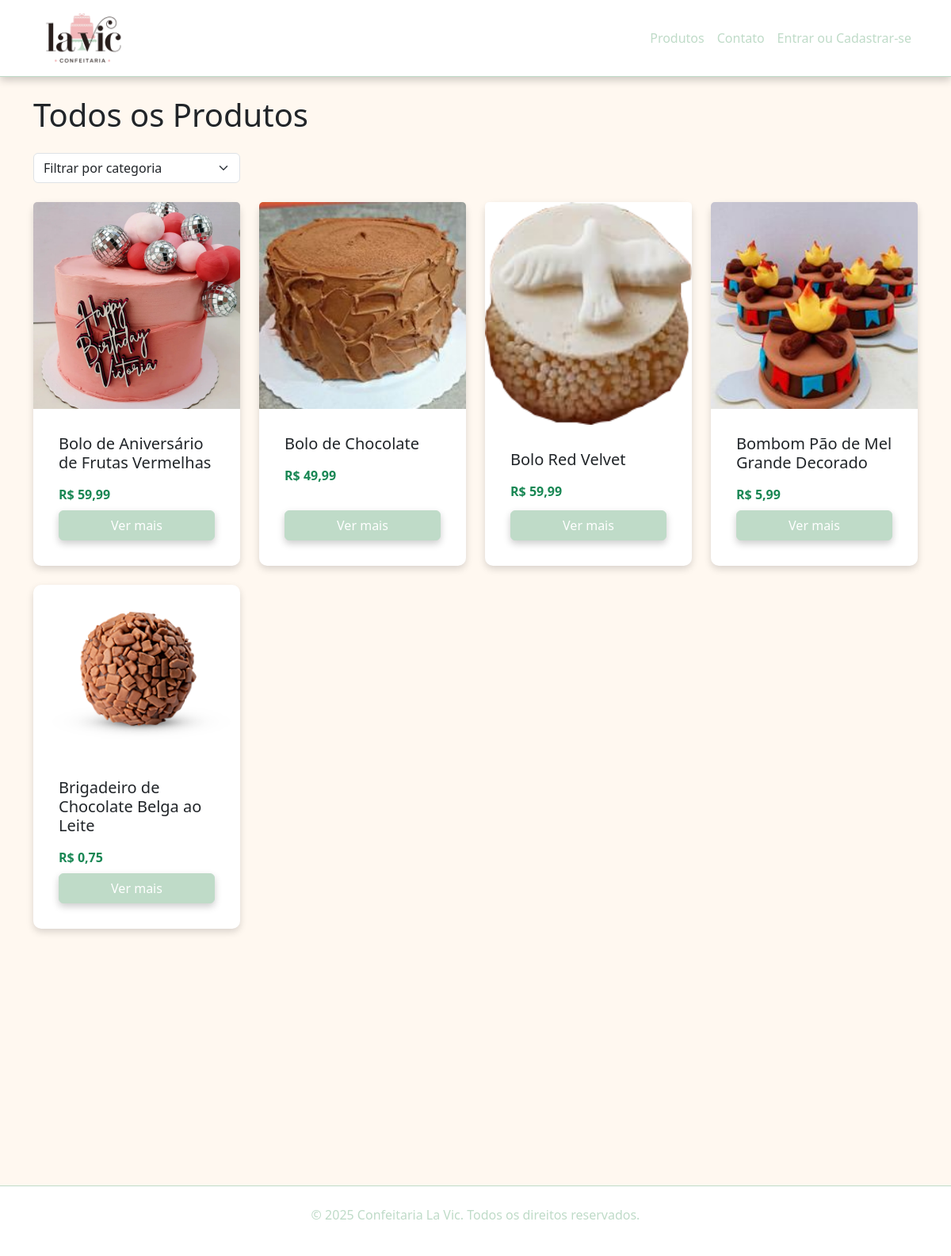
The page /listaprodutos.php on the database its author committed.
### tables this page shows
CREATE TABLE `produtos` (
  `id` int(11) NOT NULL,
  `nome` varchar(100) NOT NULL,
  `categoria` varchar(255) DEFAULT NULL,
  `descricao` text DEFAULT NULL,
  `preco` decimal(10,2) NOT NULL,
  `imagem` varchar(255) DEFAULT NULL
);

### listaprodutos.php (the view, shortened to what this page needs)
<?php
include('conexao.php');
$sql = "SELECT * FROM produtos ORDER BY categoria, nome";
$result = mysqli_query($conexao, $sql);
?>
<!DOCTYPE html>
<html lang="pt-br">
<head>
  <link href="https://cdn.jsdelivr.net/npm/bootstrap@5.3.3/dist/css/bootstrap.min.css" rel="stylesheet">
  <link rel="stylesheet" href="assets/css/style.css">
</head>
<body>
<nav class="navbar navbar-expand-lg custom-navbar">
  <div class="container">
    <a class="navbar-brand" href="index.html">
      <img src="assets/img/logo.png" alt="Confeitaria La Vic" height="70">
    </a>
    <div class="collapse navbar-collapse" id="navbarNav">
      <ul class="navbar-nav ms-auto">
        <li class="nav-item"><a class="nav-link" href="listaprodutos.php">Produtos</a></li>
        <li class="nav-item"><a class="nav-link" href="contato.html">Contato</a></li>
        <li class="nav-item"><a class="nav-link" href="entrar.php">Entrar ou Cadastrar-se</a></li>
      </ul>
    </div>
  </div>
</nav>
<div class="container my-4">
  <h1 class="mb-4">Todos os Produtos</h1>
  <div class="row mb-4">
    <div class="col-md-3">
      <select id="categoryFilter" class="form-select">
        <option value="all" selected>Filtrar por categoria</option>
      </select>
    </div>
  </div>
  <div class="row">
    <?php while ($p = mysqli_fetch_assoc($result)) : ?>
      <div class="col-md-3 mb-4 product-card" data-category="<?= $p['categoria'] ?>">
        <div class="card h-100 custom-card">
          <img src="<?= $p['imagem'] ?>" class="card-img-top" alt="<?= $p['nome'] ?>">
          <div class="card-body d-flex flex-column">
            <h5 class="card-title"><?= $p['nome'] ?></h5>
            <p class="card-text text-success fw-bold mb-2">
              R$ <?= number_format($p['preco'], 2, ',', '.') ?>
            </p>
            <a href="entrar.php" class="btn btn-primary mt-auto btn-custom">Ver mais</a>
          </div>
        </div>
      </div>
    <?php endwhile; ?>
  </div>
</div>
<footer class="text-white text-center py-4 custom-footer">
  <p>&copy; 2025 Confeitaria La Vic. Todos os direitos reservados.</p>
</footer>
</body>
</html>

### assets/css/style.css (style rules this page uses)
body { background-color: #fff8f0; }
.custom-navbar { background-color: white; border-bottom: 1px solid #BFDBC8 ; box-shadow: 0 4px 10px rgba(0, 0, 0, 0.2); }
.custom-navbar .nav-link { color: #BFDBC8; }
.banner-custom h1, p { color: white; }
.btn-custom { color: white; background-color: #BFDBC8; border-color: #BFDBC8; box-shadow: 0 4px 10px rgba(0, 0, 0, 0.2); }
.custom-footer { margin-top: 25%; background-color: white; border-top: 1px solid #BFDBC8 ; }
.custom-footer p { color: #BFDBC8; }
.custom-card { box-shadow: 0 4px 10px rgba(0, 0, 0, 0.15); border: none; border-radius: 10px; transition: transform 0.3s ease, box-shadow 0.3s ease; }
.custom-card .card-body { padding: 2rem; }
.custom-card h5 { font-size: 1.25rem; margin-bottom: 1rem; }
.custom-card p { color: white; }

### rows shown on the page
produtos: imagem (picture), nome "Bolo de Aniversário de Frutas Vermelhas", preco "59,99"
produtos: imagem (picture), nome "Bolo de Chocolate", preco "49,99"
produtos: imagem (picture), nome "Bolo Red Velvet", preco "59,99"
produtos: imagem (picture), nome "Bombom Pão de Mel Grande Decorado", preco "5,99"
produtos: imagem (picture), nome "Brigadeiro de Chocolate Belga ao Leite", preco "0,75"
